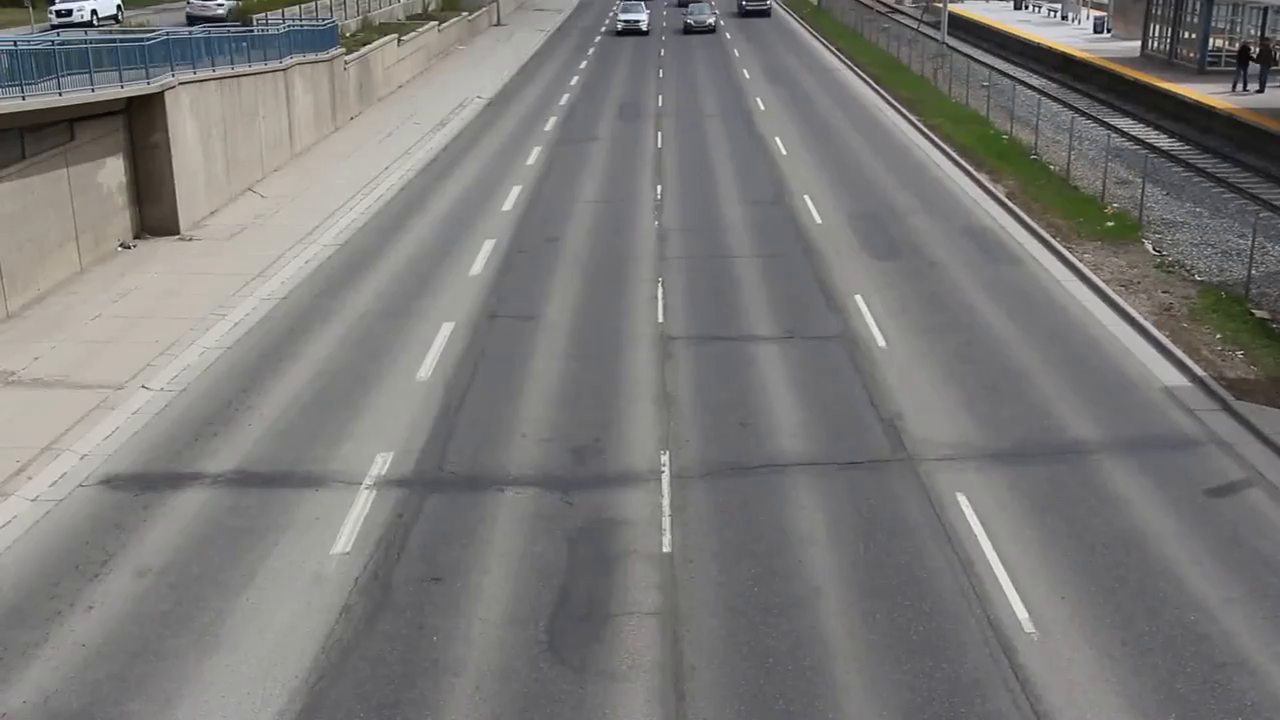
//> input picture frame 6 of MotionEstimation/Project_LKopt/Release/cars2.mp4, 1280 x 720 px
$ ./main   (built with g++ and OpenCV 4)
//> lines starting //> are read from the running program, lines starting //| are printed output that depends on the picture; after the words box and inside, x2 and y2 are one past the last pixel; in counts of white or black regions, pixels touching at a corner belong together
//Motion estimation program using opticalflow
//authors : amith and abhijith

#include <iostream>
#include "opencv2/core.hpp"
#include "opencv2/features2d.hpp"
#include "opencv2/xfeatures2d.hpp"
#include "opencv2/highgui.hpp"
#include "opencv2/xfeatures2d.hpp"
#include "opencv2/xfeatures2d/nonfree.hpp"
#include <opencv2/opencv.hpp>
#include <iostream>
#include <vector>
#include <stdio.h>

using namespace cv;
using namespace std;
using namespace cv::xfeatures2d;

int main( int argc, char* argv[] )
{

    double t = (double)getTickCount();

    cv::VideoCapture capture("cars2.mp4"); // input video present in input folder

    double fps = capture.get( cv::CAP_PROP_FPS );// obtaining  frames per second

    cv::Size size(
                  (int)capture.get( cv::CAP_PROP_FRAME_WIDTH ),
                  (int)capture.get( cv::CAP_PROP_FRAME_HEIGHT )
                  );// getting width and height of video


    cv::Mat bgr_frame1,frame_gray1, img_keypoints,bgr_frame2, frame_gray2,gray2, img_keypoints2, bgr_frame3,frame_gray3,img_keypoints3;

    std::vector<KeyPoint> keypoints1 , keypoints2, keypoints3;

    cv::Size winSize = Size(51,51);

    int maxLevel = 5;  // Specify the number of levels of pyramidal abstraction
    double minEigThreshold = 1e-2; // Specify the Eigen value thresholds

    cv::TermCriteria criteria= TermCriteria(cv::TermCriteria::EPS,10000,0.59);

    Mat descriptors, err;

    vector<uchar> status;

    CV_OUT std::vector<Point2f> points2f1, points2f2, points2f3;

	// vector < Scalar > color;

    int length = int(capture.get(CAP_PROP_FRAME_COUNT));

    const std::vector< int > & 	keypointIndexes = std::vector< int >();

    const std::vector< int > & 	keypointIndexes2 = std::vector< int >();

    Ptr<FastFeatureDetector> Detector = FastFeatureDetector::create(30, true, FastFeatureDetector::TYPE_7_12);
    		//Define an instance for FAST detector, we set window size to 7 by 12

    vector<Scalar> color;

    cv::VideoWriter writer; // video writer object

    capture >> bgr_frame1; // taking first frame from the video and storing in bgr_frame1
//> bgr_frame1 is the input picture: 720 rows x 1280 cols, CV_8UC3; mean B, G, R 120.2, 121.8, 123

    cv::cvtColor( bgr_frame1, frame_gray1, cv::COLOR_BGR2GRAY);// converting bgr_frame1 to gray image and storing in frame_gray1
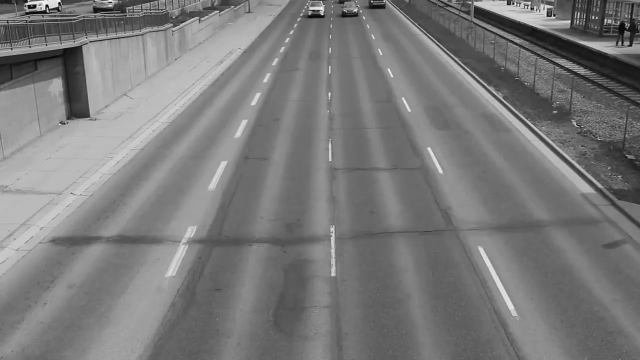
//> frame_gray1: 720 rows x 1280 cols, CV_8UC1 (shown at 1/2 size); min 0, max 255, mean 122.1


    Detector -> detect(frame_gray1, keypoints1);// detecting keypoints for first frame using FAST algorithm
//> keypoints1 = 1147 keypoints; strongest (x, y, size): (1051, 12, 7), (743, 3, 7), (55, 11, 7), (99, 16, 7)

    KeyPoint::convert(keypoints1,points2f1,keypointIndexes);// converting keypoints of first frame to Points2f type

    Mat imgLines = Mat::zeros( frame_gray1.size(), CV_8UC3 );// creating an empty image with size equals to frame_gray1 size.
    // char c = cv::waitKey(fps);

    capture >> bgr_frame2;// get second frame from the video

    cv::cvtColor( bgr_frame2, frame_gray2, cv::COLOR_BGR2GRAY);//converting bgr_frame2 to gray image and storing in frame_gray2

    Detector->detect(frame_gray2, keypoints2);// detecting keypoints for second frame using the FAST algorithm
//> keypoints2 = 1148 keypoints; strongest (x, y, size): (1026, 8, 7), (645, 31, 7), (55, 11, 7), (1051, 12, 7)

    KeyPoint::convert(keypoints2,points2f2,keypointIndexes2);//converting keypoints of 2nd frame to Points2f type

    length = length -1;

    writer.open("outputLK.mp4", VideoWriter::fourcc('M','J','P','G'), fps, size );// output video path and type

    //creating random colour with the help of rand fn for tracking vehicles
	for (signed int j = 0; j < 5 * points2f2.size(); j++)
    {
        color.push_back(Scalar(rand() % 255, rand() % 255, rand() % 255));
    }

    for(;;) // infinite loop

    {
        length = length -1;
        if (length == 2 )
            break;
        calcOpticalFlowPyrLK(frame_gray1,frame_gray2, points2f1,points2f2,status,err,winSize,maxLevel,criteria,cv::OPTFLOW_LK_GET_MIN_EIGENVALS, minEigThreshold); //calculating optical flow for two frames
//> status = 1147 values, max 1 at index 0, min 0 at index 16, mean 0.927; err = 1147 values, max 0.367 at index 224, min 0.0011 at index 1139, mean 0.0899
        // Using Lucas Kanade Optical flow for Sparse optical flow estimation

        frame_gray2.copyTo(frame_gray1); // copying content of frame_gray2 to frame_gray1

        // Define different lines for each feature point tracked between frames
        for(size_t i=0; i<points2f2.size(); i++)//
        {
            if(status[i])
            {
            	if ( i != 0 )
				{
					arrowedLine(imgLines,points2f1[i],points2f2[i],color[i],1,8,0,0.5);
				}

                points2f1[i].x = points2f2[i].x;
                points2f1[i].y = points2f2[i].y;
            }

        }
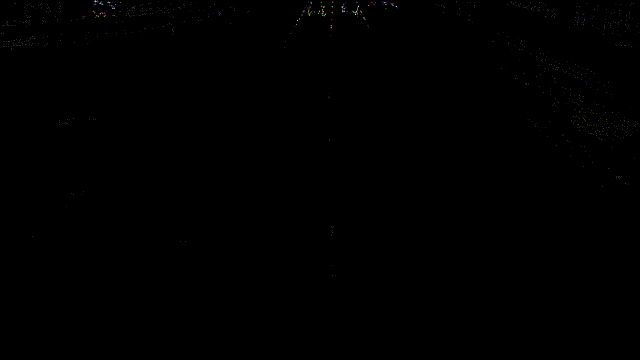
//> imgLines: 720 rows x 1280 cols, CV_8UC3 (shown at 1/2 size); mean B, G, R 0.2, 0.2, 0.2

        bgr_frame2 = bgr_frame2 + imgLines; // adding the original image and the image with lines
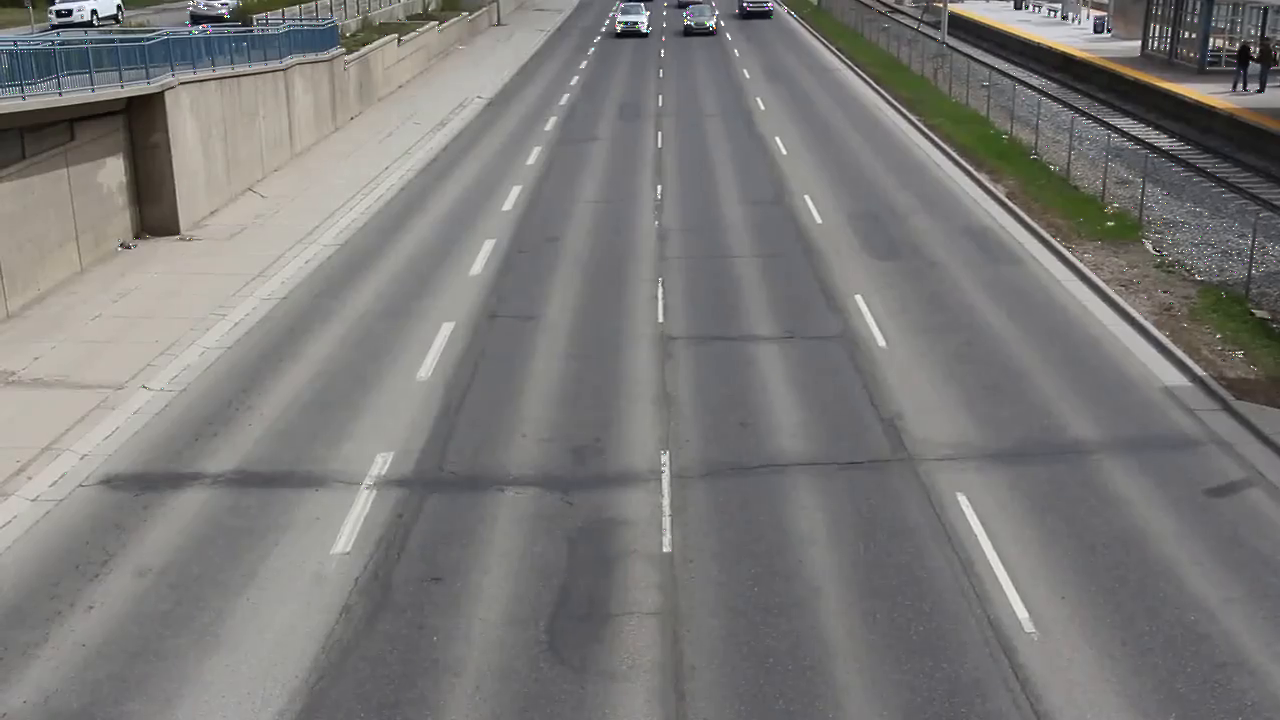
//> bgr_frame2: 720 rows x 1280 cols, CV_8UC3; mean B, G, R 120.4, 122, 123.2


        imshow("Tracked using FAST & L-K pyramid method",bgr_frame2); // displaying the image after addition

        writer << bgr_frame2; // saving bgr_frame2 to writer
        //    if( c == 27)  break;

        cv::waitKey(fps);

        capture >> bgr_frame2;   // capturing a new frame from the input video
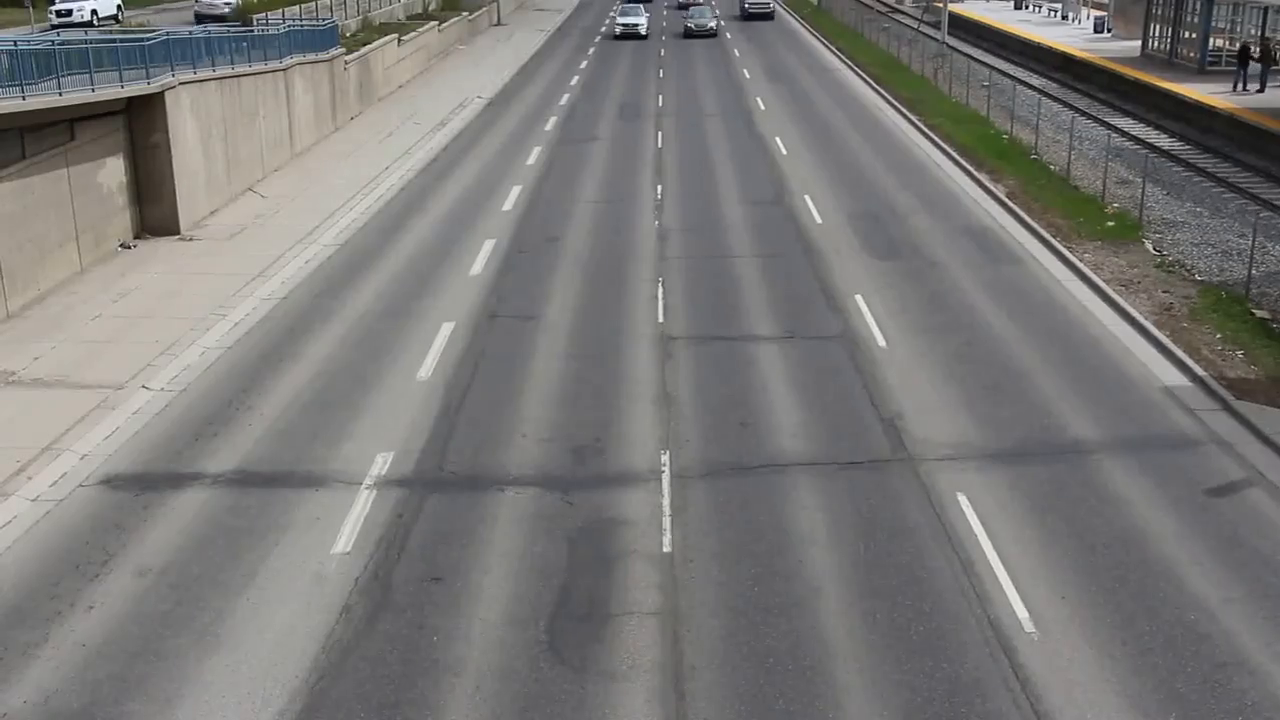
//> input picture frame 8 of MotionEstimation/Project_LKopt/Release/cars2.mp4, 1280 x 720 px
//> bgr_frame2 is the input picture: 720 rows x 1280 cols, CV_8UC3; mean B, G, R 119.9, 121.6, 122.7

        cv::cvtColor( bgr_frame2, frame_gray2, cv::COLOR_BGR2GRAY); //c onverting bgr_frame2 to gray image and storing in frame_gray2

        Detector->detect(frame_gray2, keypoints2);// detecting keypoints for frame_gray2 using ORB algorithm
//> keypoints2 = 1219 keypoints; strongest (x, y, size): (746, 5, 7), (1026, 8, 7), (269, 21, 7), (55, 11, 7)

        KeyPoint::convert(keypoints2,points2f2,keypointIndexes2);//converting keypoints2 to Points2f type
        //   if( c == 27)  break;
    }
        t = ((double)getTickCount() - t)/getTickFrequency();

        std::cout << "Times passed in seconds: " << t << std::endl;


    return 0;

}

$ run again, starting later in the video
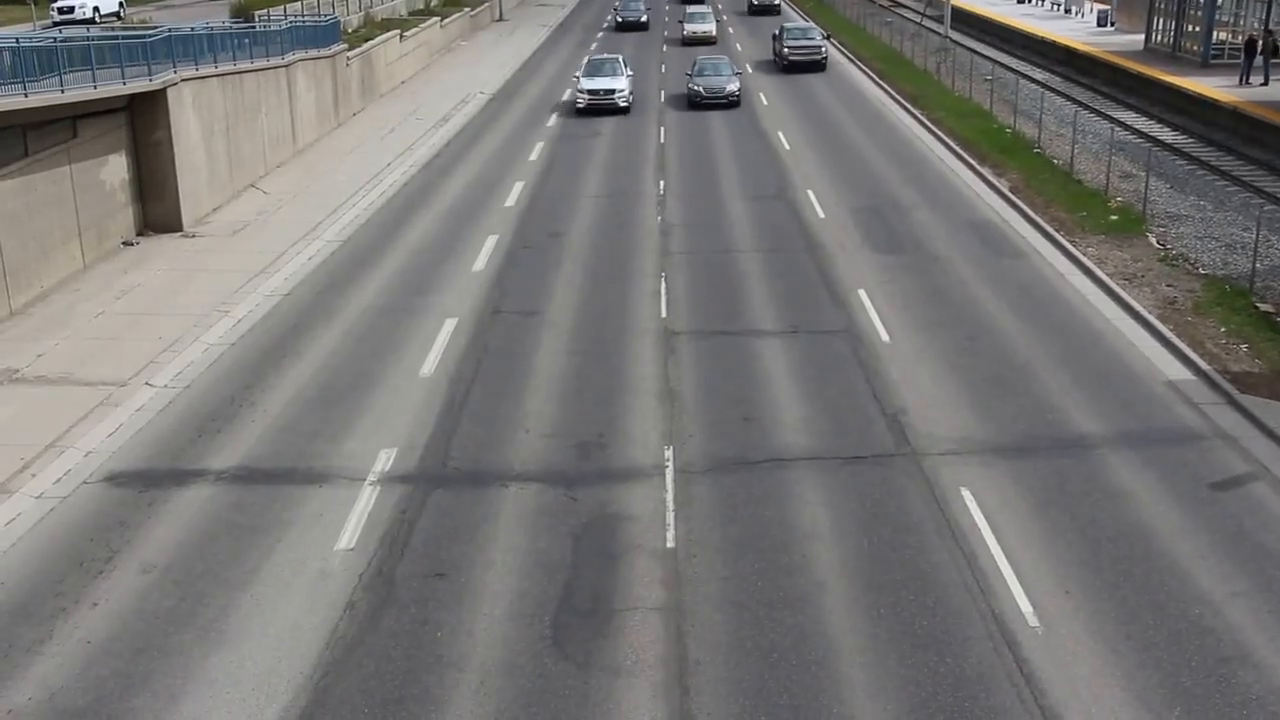
//> input picture frame 30 of MotionEstimation/Project_LKopt/Release/cars2.mp4, 1280 x 720 px
//> bgr_frame1 is the input picture: 720 rows x 1280 cols, CV_8UC3; mean B, G, R 118.7, 119.7, 121.2
//> keypoints1 = 1119 keypoints; strongest (x, y, size): (57, 8, 7), (642, 19, 7), (620, 20, 7), (577, 100, 7)
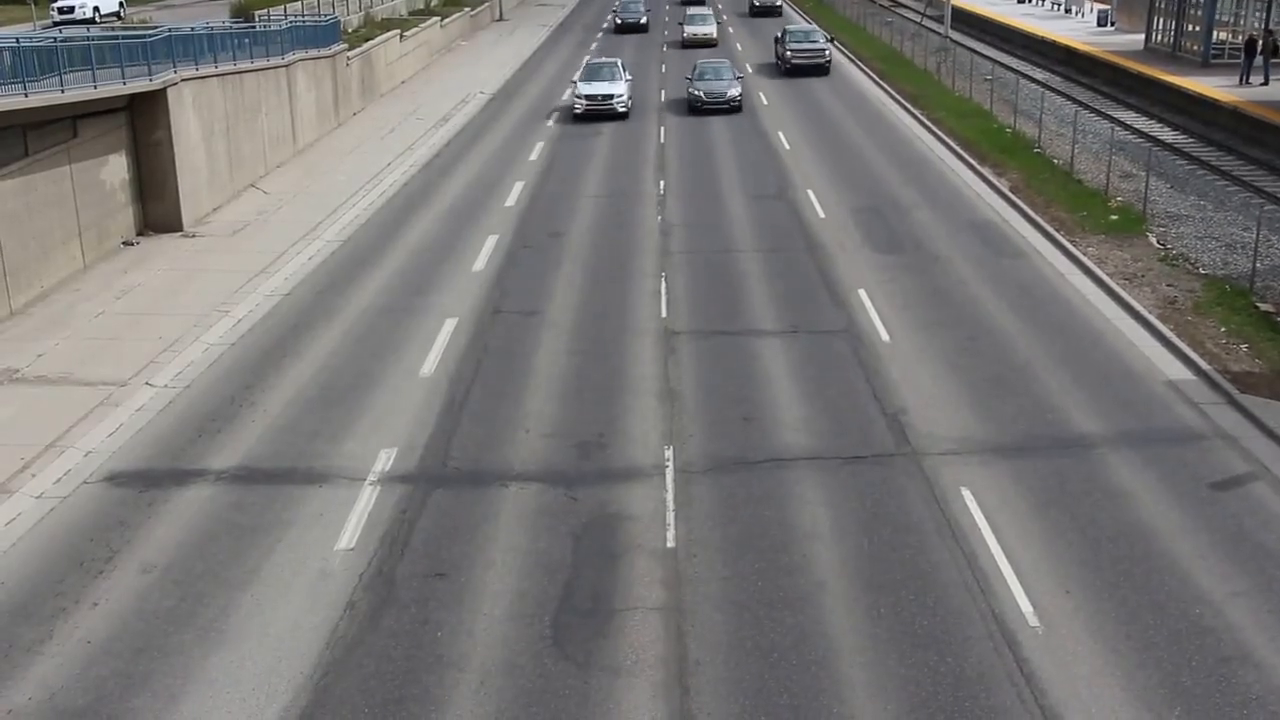
//> input picture frame 31 of MotionEstimation/Project_LKopt/Release/cars2.mp4, 1280 x 720 px
//> bgr_frame2 is the input picture: 720 rows x 1280 cols, CV_8UC3; mean B, G, R 118.7, 119.7, 121.2
//> `Detector->detect(frame_gray2, keypoints2);`: keypoints2 = 1124 keypoints; strongest (x, y, size): (641, 21, 7), (57, 8, 7), (271, 17, 7), (757, 3, 7)
//> status = 1119 values, max 1 at index 0, min 0 at index 517, mean 0.946; err = 1119 values, max 0.346 at index 217, min 0.00148 at index 1046, mean 0.0886
//> bgr_frame2: 720 rows x 1280 cols, CV_8UC3; 0.27% of pixels changed, all inside (x1, y1, x2, y2) = (3, 3, 1277, 546)
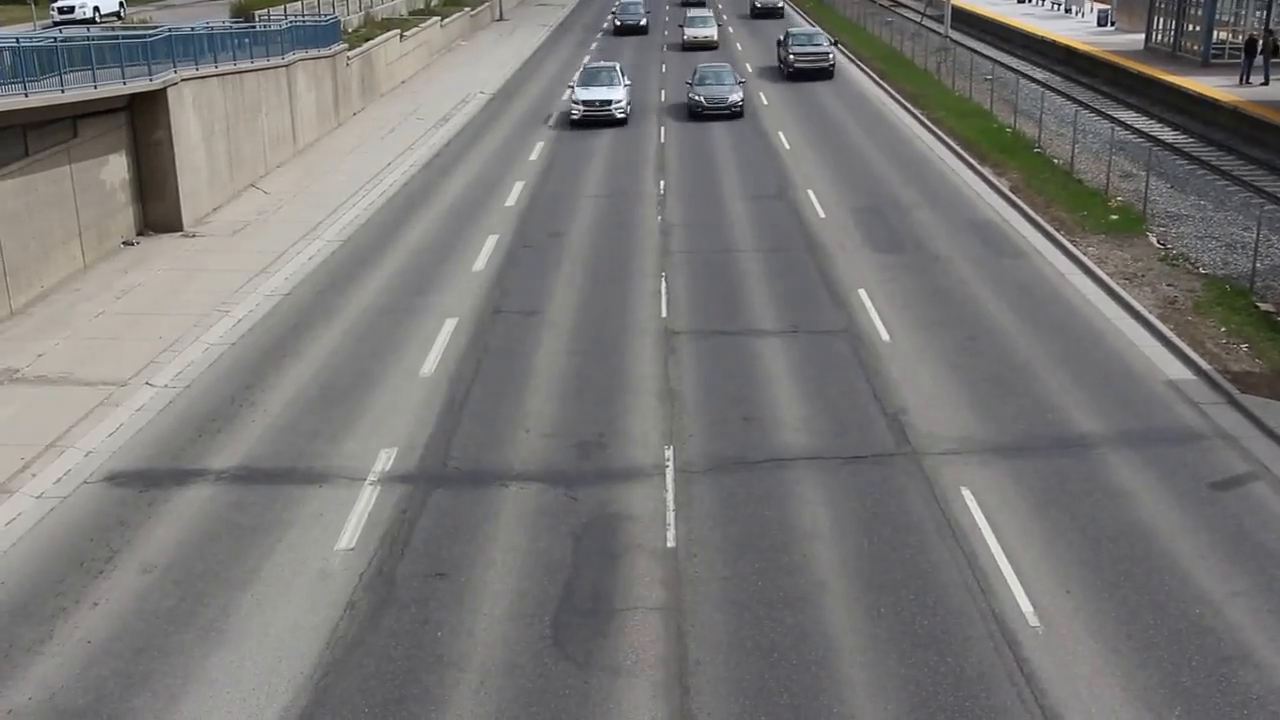
//> input picture frame 32 of MotionEstimation/Project_LKopt/Release/cars2.mp4, 1280 x 720 px
//> bgr_frame2 is the input picture: 720 rows x 1280 cols, CV_8UC3; mean B, G, R 118.2, 119.4, 120.7
//> `Detector->detect(frame_gray2, keypoints2);`: keypoints2 = 1230 keypoints; strongest (x, y, size): (759, 5, 7), (619, 23, 7), (271, 17, 7), (641, 23, 7)
